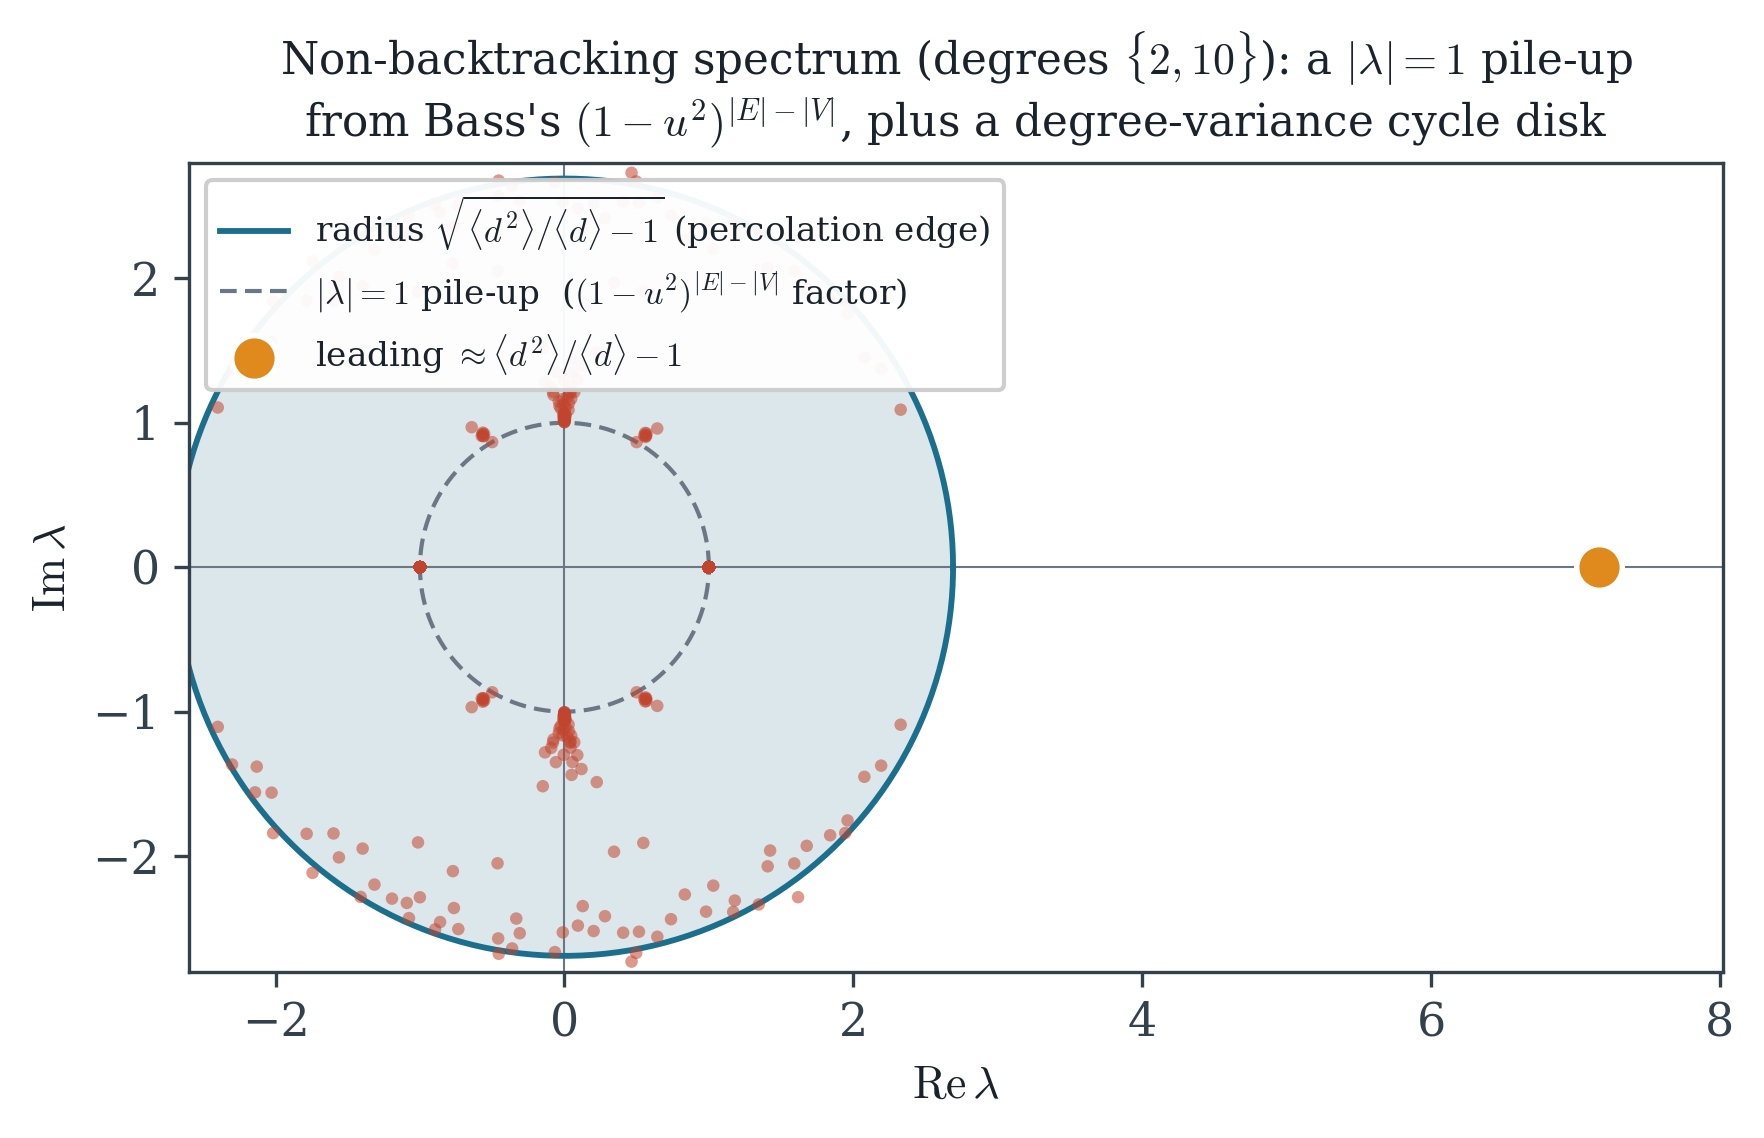

Generate this figure with Python:
"""Figure 3 — the non-backtracking spectrum: the (1-u^2)^{|E|-|V|} pile-up at |lambda|=1
plus the cycle disk of radius sqrt(<d^2>/<d> - 1)."""
import numpy as np
import matplotlib.pyplot as plt
from fig_style import setup, save, COL
setup()

rng = np.random.default_rng(7)

def config_model(deg_seq):
    stubs = []
    for v, d in enumerate(deg_seq):
        stubs += [v] * d
    rng.shuffle(stubs)
    edges = set()
    for i in range(0, len(stubs) - 1, 2):
        a, b = stubs[i], stubs[i + 1]
        if a != b and (min(a, b), max(a, b)) not in edges:
            edges.add((min(a, b), max(a, b)))
    return len(deg_seq), [tuple(e) for e in edges]

def hashimoto_eigs(n, edges):
    darts = []
    for a, b in edges:
        darts += [(a, b), (b, a)]
    D2 = len(darts)
    B = np.zeros((D2, D2))
    for i, (a, b) in enumerate(darts):
        for k, (c, d) in enumerate(darts):
            if b == c and (c, d) != (b, a):
                B[i, k] = 1
    return np.linalg.eigvals(B)

n, edges = config_model([2] * 60 + [10] * 60)
deg = np.zeros(n)
for a, b in edges:
    deg[a] += 1; deg[b] += 1
md, m2 = deg.mean(), (deg ** 2).mean()
kappa = m2 / md
r_cyc = np.sqrt(kappa - 1)
ev = hashimoto_eigs(n, edges)
lead = ev[np.argmax(np.abs(ev))].real

fig, ax = plt.subplots(figsize=(6.6, 6.0))
th = np.linspace(0, 2 * np.pi, 400)
# cycle disk (degree-variance radius)
ax.fill(r_cyc * np.cos(th), r_cyc * np.sin(th), color=COL['band'], zorder=0)
ax.plot(r_cyc * np.cos(th), r_cyc * np.sin(th), color=COL['pos'], lw=1.4, zorder=2,
        label=r"radius $\sqrt{\langle d^2\rangle/\langle d\rangle-1}$ (percolation edge)")
# unit circle
ax.plot(np.cos(th), np.sin(th), color=COL['grey'], lw=1.0, ls=(0, (4, 2)), zorder=2,
        label=r"$|\lambda|=1$ pile-up  ($(1-u^2)^{|E|-|V|}$ factor)")
# eigenvalues
ax.scatter(ev.real, ev.imag, s=9, color=COL['neg'], alpha=0.55, zorder=3, edgecolors='none')
# leading eigenvalue
ax.scatter([lead], [0], s=120, color=COL['accent'], zorder=4, edgecolors='white', linewidths=1.3,
           label=r"leading $\approx \langle d^2\rangle/\langle d\rangle-1$")
ax.set_aspect('equal')
lim = lead * 1.12
ax.set_xlim(-2.6, lim); ax.set_ylim(-2.8, 2.8)
ax.axhline(0, color=COL['grey'], lw=0.5, zorder=1)
ax.axvline(0, color=COL['grey'], lw=0.5, zorder=1)
ax.set_xlabel(r"$\mathrm{Re}\,\lambda$"); ax.set_ylabel(r"$\mathrm{Im}\,\lambda$")
ax.legend(loc='upper left', fontsize=8.2, framealpha=0.95)
ax.set_title(r"Non-backtracking spectrum (degrees $\{2,10\}$): a $|\lambda|=1$ pile-up"
             "\n"
             r"from Bass's $(1-u^2)^{|E|-|V|}$, plus a degree-variance cycle disk",
             fontsize=10.5)
save(fig, "bass_fig3_spectrum")
